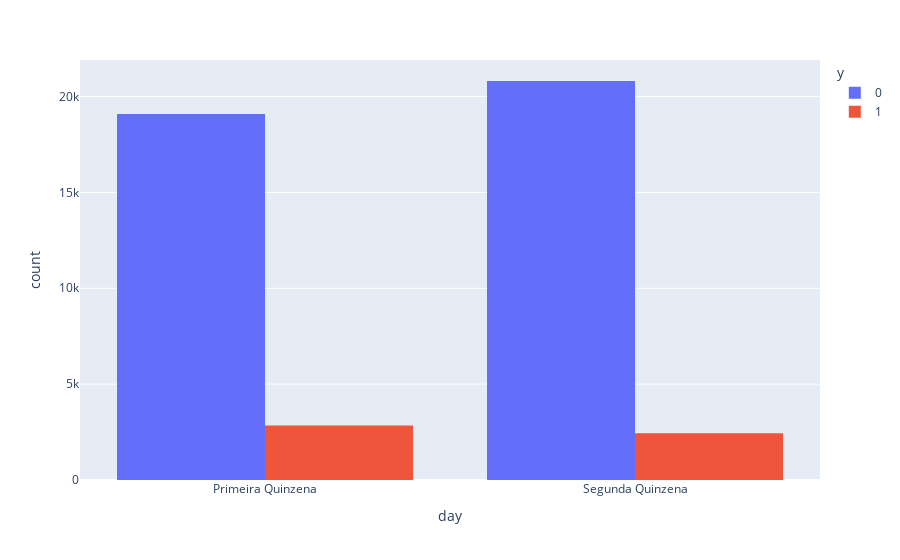

The notebook cell this image was saved under:
### Code cell
px.histogram(data, x="day", color="y", barmode = 'group')

### Figure 1 — Plotly figure (JSON) as saved in the notebook; plotly's stock layout.template omitted (floating-point values rounded to 4 significant figures; data arrays with more than 128 entries replaced by an {"elided": "..."} marker saying what was removed)
{"data": [{"alignmentgroup": "True", "bingroup": "x", "hovertemplate": "y=0<br>day=%{x}<br>count=%{y}<extra></extra>", "legendgroup": "0", "marker": {"color": "#636efa"}, "name": "0", "offsetgroup": "0", "orientation": "v", "showlegend": true, "type": "histogram", "x": {"elided": "39901 str values"}, "xaxis": "x", "yaxis": "y"}, {"alignmentgroup": "True", "bingroup": "x", "hovertemplate": "y=1<br>day=%{x}<br>count=%{y}<extra></extra>", "legendgroup": "1", "marker": {"color": "#EF553B"}, "name": "1", "offsetgroup": "1", "orientation": "v", "showlegend": true, "type": "histogram", "x": {"elided": "5289 str values"}, "xaxis": "x", "yaxis": "y"}], "layout": {"barmode": "group", "legend": {"title": {"text": "y"}, "tracegroupgap": 0}, "margin": {"t": 60}, "xaxis": {"anchor": "y", "domain": [0, 1], "title": {"text": "day"}}, "yaxis": {"anchor": "x", "domain": [0, 1], "title": {"text": "count"}}}}
